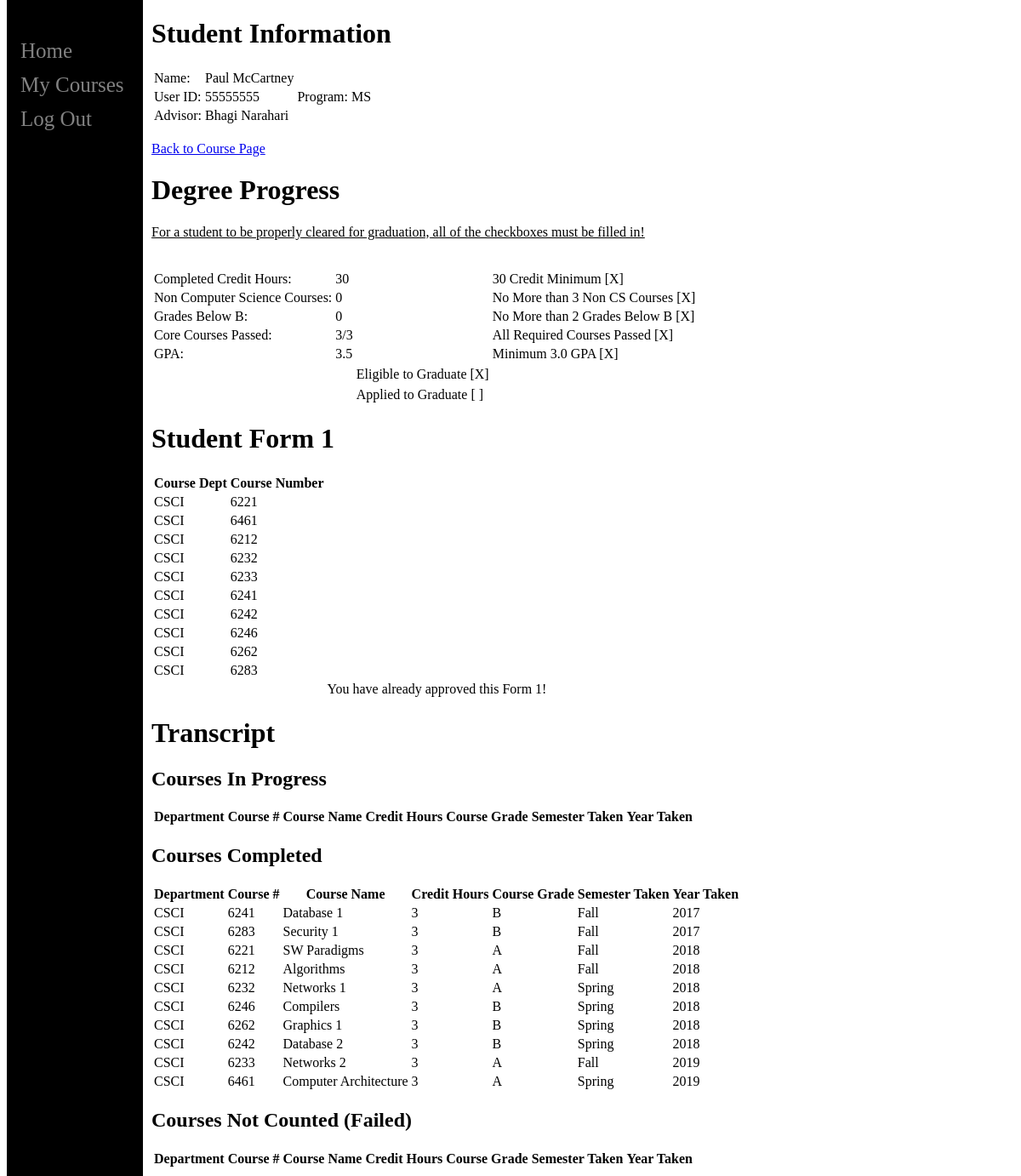
/faculty-instructor/view-stu.php?cid=1&id=55555555, run on the app's committed database.
### tables this page shows
CREATE TABLE student (
  user_id INT(8) ZEROFILL,
  program INT(1),
  thesis INT(1),
  app_to_grad INT(1),
  form1 INT,
  adv_id INT(8) ZEROFILL,
  fname TINYTEXT,
  lname TINYTEXT,
  email TINYTEXT,
  street TINYTEXT,
  city TINYTEXT,
  state TINYTEXT,
  country TINYTEXT,
  ssn TINYTEXT,
  adv_form INT(1),
  reg_hold INT(1),
  PRIMARY KEY (user_id)
);

CREATE TABLE faculty (
  user_id INT(8) ZEROFILL,
  primary_role INT,
  secondary_role INT,
  third_role INT,
  fname TINYTEXT,
  lname TINYTEXT,
  email TINYTEXT,
  street TINYTEXT,
  city TINYTEXT,
  state TINYTEXT,
  country TINYTEXT,

  PRIMARY KEY (user_id)
);

CREATE TABLE form1 (
  user_id INT(8) ZEROFILL,
  course_dept TINYTEXT,
  course_id INT(4)
);

CREATE TABLE enrollment (
  user_id INT(8) ZEROFILL,
  course_num     int(4) not null,
  courseID     int(3) not null,
  course_dept TINYTEXT,
  course_name TINYTEXT,
  startTime     INT(4),
  endTime     INT(4),
  day   TINYTEXT,
  semester TINYTEXT,
  course_credits    INT(4),
  year	   INT(4),
  grade	  TINYTEXT,
  gpa  decimal(3,2)
);

### faculty-instructor/view-stu.php (the view, shortened to what this page needs)
<?php
	require "header.php";
?>
<main>
<h1>Student Information</h1>
<?php
	if(isset($_GET['id'])){
		$course = $_GET['cid'];
		$user = $_GET['id'];
		$info_query = "SELECT * FROM student WHERE user_id=" . $user;
		$run_info_query = mysqli_query($conn, $info_query);
		echo "<table>";
		while($row = mysqli_fetch_assoc($run_info_query)){
			$tr = "<tr>";
			$tr .= "<td>Name:</td><td>{$row['fname']} {$row['lname']}</td>";
			$tr .= "</tr>";
			$tr .= "<tr>";
			$tr .= "<td>User ID:</td><td>{$row['user_id']}</td>";
			$tr .= "<td>Program:</td>";
			if($row['program'] == 1){
				$tr .= "<td>MS</td>";
			}
			else if($row['program'] == 2){
				$tr .= "<td>PhD</td>";
			}
			$tr .="</tr>";
			$tr .="<tr><td>Advisor:</td>";
			if($row['adv_id'] == NULL){
				$tr .="<td>None Assigned</td>";
			}
			else{
				$adv_query = "SELECT * FROM faculty WHERE user_id=" . $row['adv_id'];
				$run_adv_query = mysqli_query($conn, $adv_query);
				$result = mysqli_fetch_assoc($run_adv_query);
				$tr .= "<td>{$result['fname']} {$result['lname']}</td>";
			}
			echo $tr;
		}
		echo "</table><br /><a href='course_det.php?id=". $course. "'>Back to Course Page</a>";
	}
?>
<h1>Degree Progress</h1>
<p><u>For a student to be properly cleared for graduation, all of the checkboxes must be filled in!</u><br /><br /></p>
<?php
	if(isset($_GET['id'])){
		$user = $_GET['id'];
		$info_query = "SELECT * FROM student WHERE user_id=" . $user;
		$run_info_query = mysqli_query($conn, $info_query);
		$result = mysqli_fetch_assoc($run_info_query);
		$prog = $result['program'];
		echo "<table>";
		if($prog == 1){
			$reqs_met = 0;
			$cred_row = "<tr>";
			$cred_row .= "<td>Completed Credit Hours:</td>";
				$cred_query = "SELECT SUM(course_credits) as creds FROM enrollment where user_id=" . $user . " AND grade NOT IN ('F','IP')";
				$run_cred_query = mysqli_query($conn, $cred_query);
				$creds = mysqli_fetch_assoc($run_cred_query);
			$cred_row .="<td>{$creds['creds']}</td>";
			if($creds['creds'] >= 30){
				$cred_row .= "<td></td><td>30 Credit Minimum [X]</td>";
				$reqs_met = $reqs_met + 1;
			}
			else{
				$cred_row .="<td></td><td>30 Credit Minimum [ ]</td>";
			}
			$cred_row .="</tr>";
				$non_cs = "SELECT count(*) as non_cs FROM enrollment where user_id=" . $user . " AND NOT course_dept='CSCI'";
				$run_non_cs = mysqli_query($conn, $non_cs);
				$non_cs_result = mysqli_fetch_assoc($run_non_cs);
			$cred_row .="<tr><td>Non Computer Science Courses:</td><td>{$non_cs_result['non_cs']}</td>";
			if($non_cs_result['non_cs'] < 4){
				$cred_row .= "<td></td><td>No More than 3 Non CS Courses [X]</td></tr>";
				$reqs_met = $reqs_met + 1;
			}
			else{
				$cred_row .= "<td></td><td>No More than 3 Non CS Courses [ ]</td></tr>";
			}
				$grades_sub_b = "SELECT count(*) as below_b FROM enrollment where user_id=" .$user. " AND grade IN ('C+','C','F')";
				$run_sub_b = mysqli_query($conn, $grades_sub_b);
				$blw_b_res = mysqli_fetch_assoc($run_sub_b);
			$cred_row .= "<tr><td>Grades Below B:</td><td>{$blw_b_res['below_b']}</td>";
			if($blw_b_res['below_b'] < 3){
				$cred_row .= "<td></td><td>No More than 2 Grades Below B [X]</td></tr>";
				$reqs_met = $reqs_met + 1;
			}
			else{
				$cred_row .= "<td></td><td>No More than 2 Grades Below B [ ]</td></tr>";
			}
				$core_query = "SELECT count(*) as core FROM enrollment WHERE user_id=" . $user . " AND course_dept='CSCI' AND course_num IN (6212,6221,6461) AND grade NOT IN ('F','IP')";
				$run_core = mysqli_query($conn, $core_query);
				$core_done = mysqli_fetch_assoc($run_core);
			$cred_row .= "<tr><td>Core Courses Passed:</td><td>{$core_done['core']}/3</td>";
			if($core_done['core'] == 3){
				$cred_row .= "<td></td><td>All Required Courses Passed [X]</td></tr>";
				$reqs_met = $reqs_met + 1;
			}
			else{
				$cred_row .= "<td></td><td>All Required Courses Passed [ ]</td></tr>";
			}
				$grades_query = "SELECT grade, course_credits  FROM enrollment WHERE user_id=" . $user;
				$run_grades = mysqli_query($conn, $grades_query);
				$grade_pts = 0.0;
				while($gr = mysqli_fetch_assoc($run_grades)){
					if($gr['grade'] == 'A'){
						$grade_pts = $grade_pts + ($gr['course_credits'] * 4.0);
					}
					else if($gr['grade'] == 'A-'){
						$grade_pts = $grade_pts + ($gr['course_credits'] * 3.7);
					}
					else if($gr['grade'] == 'B+'){
						$grade_pts = $grade_pts + ($gr['course_credits'] * 3.3);
					}
					else if($gr['grade'] == 'B'){
						$grade_pts = $grade_pts + ($gr['course_credits'] * 3.0);
					}
				}
				$att_cred = "SELECT SUM(course_credits) as creds FROM enrollment where user_id=" . $user . " AND grade NOT IN ('IP')";
				$run_att_cred = mysqli_query($conn, $att_cred);
				$res = mysqli_fetch_assoc($run_att_cred);
				$gpa = $grade_pts / $res['creds'];
			$cred_row .= "<tr><td>GPA:</td><td>$gpa</td>";
			if($gpa >= 3.0){
				$cred_row .= "<td></td><td>Minimum 3.0 GPA [X]</td></tr>";
				$reqs_met = $reqs_met + 1;
			}
			else{
				$cred_row .= "<td></td><td>Minimum 3.0 GPA [ ]</td></tr>";
			}
			if($reqs_met == 5){
				$cred_row .= "<tr></tr><tr><td></td><td></td><td>Eligible to Graduate [X]</td></tr>";
			}
			else{
				$cred_row .= "<tr></tr><tr><td></td><td></td><td>Eligible to Graduate [ ]</td></tr>";
			}
			echo $cred_row;
		}
		if($result['app_to_grad'] == 1){
			echo "<tr></tr><tr><td></td><td></td><td>Applied to Graduate [X]</td></tr>";
		}
		else{
			echo "<tr></tr><tr><td></td><td></td><td>Applied to Graduate [ ]</td></tr>";
		}
		echo "</table>";
	}
?>
<h1>Student Form 1</h1>
<table>
<?php
	if(isset($_GET['id'])){
		$user = $_GET['id'];
		$info_query = "SELECT * FROM form1 WHERE user_id=" . $user;
		$run_info_query = mysqli_query($conn, $info_query);
		$rows = mysqli_num_rows($run_info_query);
		if($rows == 0){
			echo "<h3>Student has not submitted a Form 1 for Review!</h3>";
		}
		else{
			$out_row = "<form action='' method='post'><tr><th>Course Dept</th><th>Course Number</th></tr>";
			while($courses = mysqli_fetch_assoc($run_info_query)){
				$out_row .="<tr><td>{$courses['course_dept']}</td><td>{$courses['course_id']}</td></tr>\n";
			}
			$info_query_2 = "SELECT * FROM student WHERE user_id=" . $user;
			$run_info2 = mysqli_query($conn, $info_query_2);
			$result = mysqli_fetch_assoc($run_info2);
			if($result['form1'] == 1){
				$out_row .= "<tr><td></td><td></td><td>You have already approved this Form 1!</tr></td>\n";
			}
			else{
				$out_row .= "<tr><td></td><td colspan='2'><button type='submit' name='approve'>Approve Form 1</button></td></tr></table></form>\n";
			}
			echo $out_row;
		}
	}
?>
</table>
<h1>Transcript</h1>
<h2>Courses In Progress</h2>
<?php
	if(isset($_GET['id'])){
		$rows_out = "<table>";
		$rows_out .= "<tr>";
		$rows_out .= "<th>Department</th>";
		$rows_out .= "<th>Course #</th>";
		$rows_out .= "<th>Course Name</th>";
		$rows_out .= "<th>Credit Hours</th>";
		$rows_out .= "<th>Course Grade</th>";
		$rows_out .= "<th>Semester Taken</th>";
		$rows_out .= "<th>Year Taken</th>";
		$rows_out .= "</tr>\n";
		echo $rows_out;
		echo "</table>";
	}
?>
<h2>Courses Completed</h2>
<?php
	if(isset($_GET['id'])){
			$user = $_GET['id'];
			$rows_out = "<table>";
			$rows_out .= "<tr>";
			$rows_out .= "<th>Department</th>";
			$rows_out .= "<th>Course #</th>";
			$rows_out .= "<th>Course Name</th>";
			$rows_out .= "<th>Credit Hours</th>";
			$rows_out .= "<th>Course Grade</th>";
			$rows_out .= "<th>Semester Taken</th>";
			$rows_out .= "<th>Year Taken</th>";
			$rows_out .= "</tr>\n";
			echo $rows_out;
			$select_ip = "SELECT * FROM enrollment WHERE user_id=". $user . " AND grade IN ('A','A-','B+','B','B-','C+','C') ORDER BY year ASC, semester ASC";
			$run_select = mysqli_query($conn, $select_ip);
			while($ip_row = mysqli_fetch_array($run_select)){
				$row = "<tr>";
				$row .= "<td>{$ip_row['course_dept']}</td>";
				$row .= "<td>{$ip_row['course_num']}</td>";
				$row .= "<td>{$ip_row['course_name']}</td>";
				$row .= "<td>{$ip_row['course_credits']}</td>";
				$row .= "<td>{$ip_row['grade']}</td>";
				$row .= "<td>{$ip_row['semester']}</td>";
				$row .= "<td>{$ip_row['year']}</td>";
				$row .= "</tr>\n";
				echo $row;
			}
			echo "</table>";
	}
?>
<h2>Courses Not Counted (Failed)</h2>
<?php
	if(isset($_GET['id'])){
		$rows_out = "<table>";
		$rows_out .= "<tr>";
		$rows_out .= "<th>Department</th>";
		$rows_out .= "<th>Course #</th>";
		$rows_out .= "<th>Course Name</th>";
		$rows_out .= "<th>Credit Hours</th>";
		$rows_out .= "<th>Course Grade</th>";
		$rows_out .= "<th>Semester Taken</th>";
		$rows_out .= "<th>Year Taken</th>";
		$rows_out .= "</tr>\n";
		echo $rows_out;
		echo "</table>";
	}
?>
</main>
<?php
	require "footer.php";
?>

### faculty-instructor/style.css (style rules this page uses)
body { font-family: "verdana"; }
main { margin-left: 160px; padding: 0px 10px; }
.change-tbl h1, p { text-align:left; }

### data on the page
student: fname "Paul", lname "McCartney", user_id "55555555", program "MS", faculty.fname "Bhagi", faculty.lname "Narahari"
form1: course_dept "CSCI", course "6221"
form1: course_dept "CSCI", course "6461"
form1: course_dept "CSCI", course "6212"
form1: course_dept "CSCI", course "6232"
form1: course_dept "CSCI", course "6233"
form1: course_dept "CSCI", course "6241"
form1: course_dept "CSCI", course "6242"
form1: course_dept "CSCI", course "6246"
form1: course_dept "CSCI", course "6262"
form1: course_dept "CSCI", course "6283"
enrollment: course_dept "CSCI", course_num "6241", course_name "Database 1", course_credits "3", grade "B", semester "Fall", year "2017"
enrollment: course_dept "CSCI", course_num "6283", course_name "Security 1", course_credits "3", grade "B", semester "Fall", year "2017"
enrollment: course_dept "CSCI", course_num "6221", course_name "SW Paradigms", course_credits "3", grade "A", semester "Fall", year "2018"
enrollment: course_dept "CSCI", course_num "6212", course_name "Algorithms", course_credits "3", grade "A", semester "Fall", year "2018"
enrollment: course_dept "CSCI", course_num "6232", course_name "Networks 1", course_credits "3", grade "A", semester "Spring", year "2018"
enrollment: course_dept "CSCI", course_num "6246", course_name "Compilers", course_credits "3", grade "B", semester "Spring", year "2018"
enrollment: course_dept "CSCI", course_num "6262", course_name "Graphics 1", course_credits "3", grade "B", semester "Spring", year "2018"
enrollment: course_dept "CSCI", course_num "6242", course_name "Database 2", course_credits "3", grade "B", semester "Spring", year "2018"
enrollment: course_dept "CSCI", course_num "6233", course_name "Networks 2", course_credits "3", grade "A", semester "Fall", year "2019"
enrollment: course_dept "CSCI", course_num "6461", course_name "Computer Architecture", course_credits "3", grade "A", semester "Spring", year "2019"

### other printed values
$creds['creds'] "30"
$non_cs_result['non_cs'] "0"
$blw_b_res['below_b'] "0"
$core_done['core'] "3"
$gpa "3.5"
